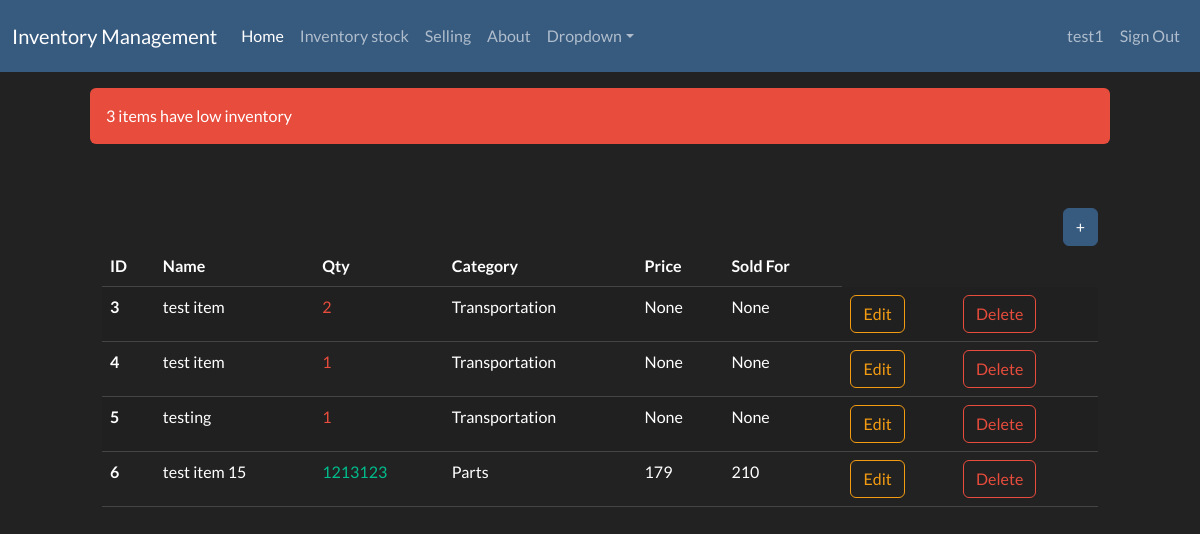
The app's page /dashboard/ (signed in) with its own data.
### inventory/models.py (models this page shows, shortened)
class InventoryItem(models.Model):
    name = models.CharField(max_length=200)
    quantity = models.IntegerField()
    category = models.ForeignKey('Category', on_delete=models.PROTECT,blank=True, null=True)
    price = models.IntegerField(blank=True, null=True)
    sold_for = models.IntegerField(blank=True, null=True)
    date_created = models.DateTimeField(auto_now_add=True)
    user = models.ForeignKey(User, on_delete=models.PROTECT)

class Category(models.Model):
    name = models.CharField(max_length=200)
    class Meta:
        verbose_name_plural = 'Categories'

### inventory/views.py (the view)
# urls.py: path('dashboard/', Dashboard.as_view(), name='dashboard'),
class Dashboard(LoginRequiredMixin, View):
    def get(self, request):
        items = InventoryItem.objects.filter(user=self.request.user.id).order_by('id')
        low_inventory = InventoryItem.objects.filter(user=self.request.user.id,
                                                   quantity__lte=LOW_QUANTITY
        )
        if low_inventory.count() > 0:
            if low_inventory.count() > 1:
                messages.error(request, f'{low_inventory.count()} items have low inventory')
            else:
                messages.error(request, f'{low_inventory.count()} item has low inventory')
        low_inventory_ids = InventoryItem.objects.filter(
            user=self.request.user.id,
            quantity__lte=LOW_QUANTITY
        ).values_list('id', flat=True)
        return render(request, 'inventory/dashboard.html', {'items':items, 'low_inventory_ids':low_inventory_ids})

### inventory/templates/inventory/dashboard.html (shortened to what this page needs)
{%extends 'inventory/base.html'%}
{%block content%}
    {% if messages %}
    <div class="row mt-3">
        {% for message in messages %}
            {% if message.tags == 'error' %}
                <div class="col-md-10 col-12 mx-auto alert alert-danger">
                    {{ message}}
                </div>
            {% else %}
            <div class="col-md-10 col-12 mx-auto alert alert-success">
                {{ message}}
            </div>
            {% endif %}
        {% endfor %}
    {% endif %}
    </div>
    <div class="row">
        <div class=" col-md-10 col-12 mx-auto mt-5">
            <div class="d-flex justify-content-end">
                <a href="{%url 'add-item'%}" class="btn btn-primary">+</a>
            </div>
            <table class="table table-hover table-striped">
                <thead>
                    <tr>
                        <th scope="col">ID</th>
                        <th scope="col">Name</th>
                        <th scope="col">Qty</th>
                        <th scope="col">Category</th>
                        <th scope="col">Price</th>
                        <th scope="col">Sold For</th>
                    </tr>
                </thead>
                <tbody>
                    {%for item in items %}
                        <tr>
                            <th scrope="row">{{item.id}}</th>
                            <td>{{item.name}}</td>
                            {% if item.id in low_inventory_ids %}
                                <td class="text-danger">{{item.quantity}}</td>
                            {% else %}
                                <td class="text-success">{{item.quantity}}</td>
                            {% endif %}
                            <td>{{item.category.name}}</td>
                            <td>{{item.price}}</td>
                            <td>{{item.sold_for}}</td>
                            <td><a href="{%url 'edit-item' item.id %}" class="btn btn-outline-warning">Edit</td>
                            <td><a href="{%url 'delete-item' item.id %}" class="btn btn-outline-danger">Delete</td>
                        </tr>
                    {% endfor %}
                </tbody>
            </table>
        </div>
    </div>
{% endblock content%}

### inventory/templates/inventory/base.html (shortened to what this page needs)
 <!DOCTYPE html>
<html>
    <head>
        <link rel="stylesheet" href="https://bootswatch.com/5/darkly/bootstrap.min.css">
    </head>
    <body>
        {% include 'inventory/navbar.html'%}
        {% block content%}
        {% endblock content%}
    </body>
</html>

### inventory/templates/inventory/navbar.html (shortened to what this page needs)
<nav class="navbar navbar-expand-lg bg-primary" data-bs-theme="dark">
    <div class="container-fluid">
      <a class="navbar-brand" href="#">Inventory Management</a>
      <div class="collapse navbar-collapse" id="navbarColor01">
        <ul class="navbar-nav me-auto">
          <li class="nav-item">
            <a class="nav-link active" href="{%url 'index'%}">Home
            </a>
          </li>
          <li class="nav-item">
            <a class="nav-link" href="{% url 'dashboard'%}">Inventory stock</a>
          </li>
          <li class="nav-item">
            <a class="nav-link" href="{% url 'pricing' %}">Selling</a>
          </li>
          <li class="nav-item">
            <a class="nav-link" href="#">About</a>
          </li>
          <li class="nav-item dropdown">
            <a class="nav-link dropdown-toggle" data-bs-toggle="dropdown" href="#" role="button" aria-haspopup="true" aria-expanded="false">Dropdown</a>
          </li>
        </ul>
        <ul class="navbar-nav">
        {% if user.is_authenticated %}
          <li class="nav-item">
            <a class="nav-link" href="#">{{user.username}}</a>
          </li>
          <li class="nav-item">
            <a class="nav-link" href="{% url 'logout'%}">Sign Out</a>
          </li>
        {%endif %}
        </ul>
      </div>
    </div>
  </nav>

### records on screen
InventoryItem: id "3", name "test item", quantity "2", category.name "Transportation", price "None", sold_for "None"
InventoryItem: id "4", name "test item", quantity "1", category.name "Transportation", price "None", sold_for "None"
InventoryItem: id "5", name "testing", quantity "1", category.name "Transportation", price "None", sold_for "None"
InventoryItem: id "6", name "test item 15", quantity "1213123", category.name "Parts", price "179", sold_for "210"

### other values on screen
{{ user.username }} "test1"
{{ message }} "3 items have low inventory"
